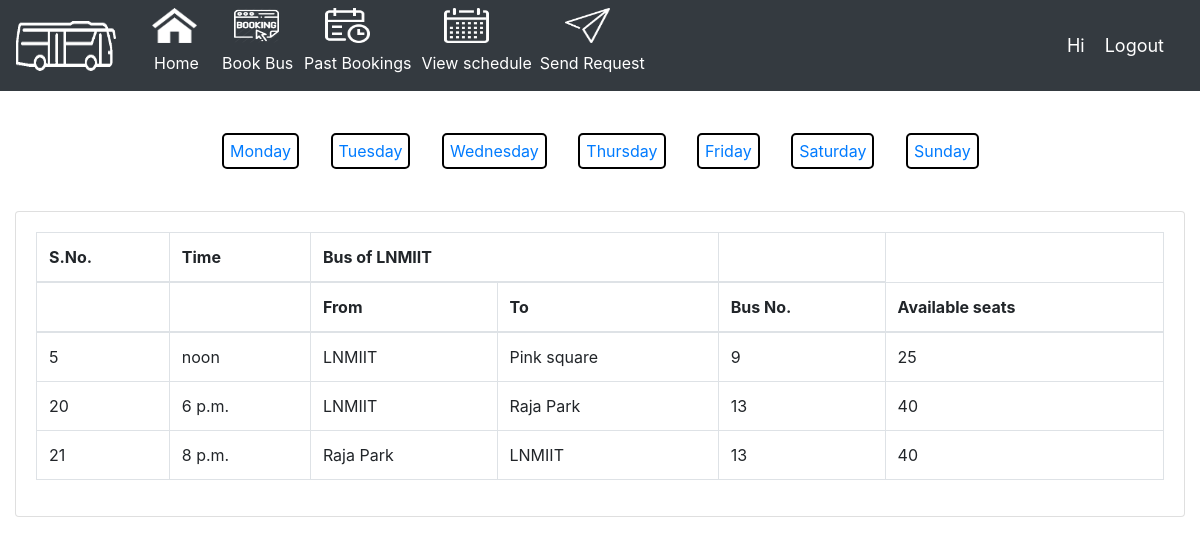
/schedule/Wednesday, run on an earlier commit of the app's database.
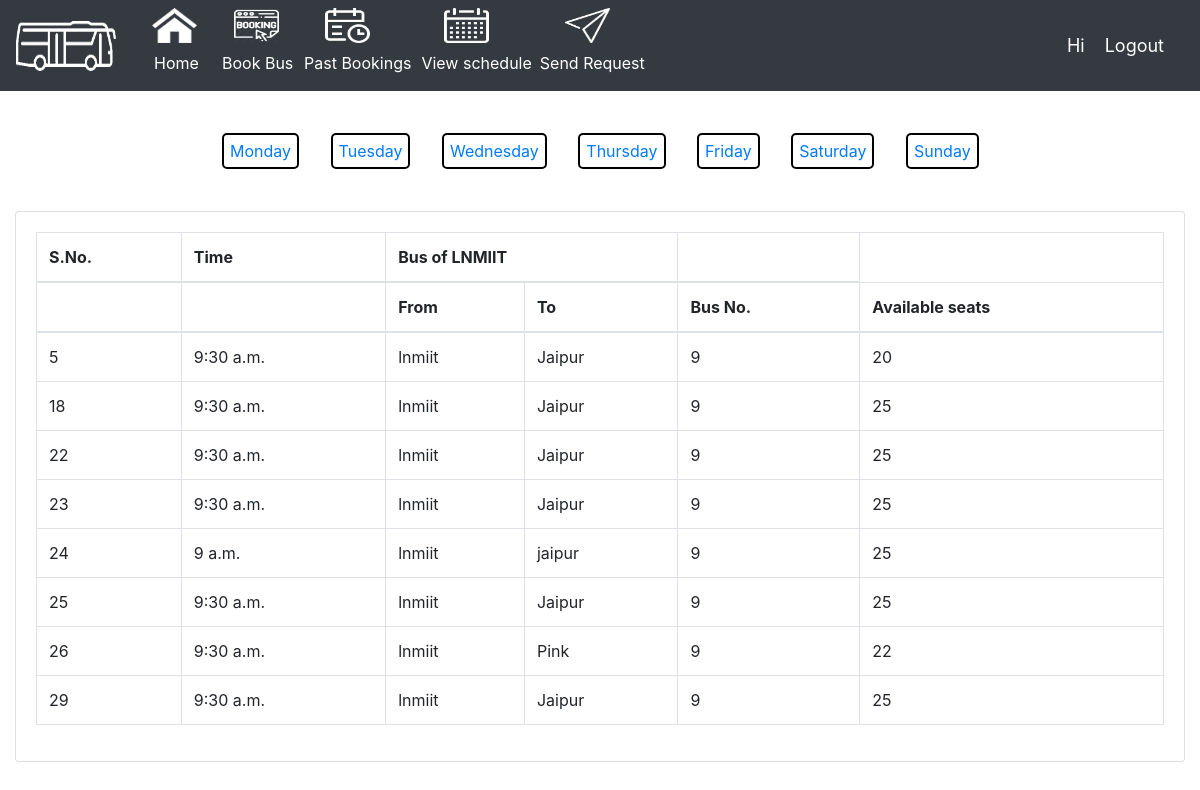
And on a later commit of the database.
### bus_M_/models.py (models this page shows, shortened)
class Schedule(models.Model):
    CATEGORY = (
			('Sunday', 'Sunday'),
			('Monday', 'Monday'),
            ('Tuesday', 'Tuesday'),
            ('Wednesday', 'Wednesday'),
            ('Thrusday', 'Thrusday'),
            ('Friday', 'Friday'),
            ('Saturday', 'Saturday'),
			)
    schedule_id = models.AutoField(primary_key=True)
    bus_id = models.ForeignKey(Bus, null=True, on_delete= models.CASCADE)
    time = models.TimeField(null=False)
    start = models.CharField(max_length=300,null=False)
    destination=models.CharField(max_length=300,null=False)
    available_seats = models.IntegerField(null=False)
    day= models.CharField(max_length=200,null=False,choices=CATEGORY)
    running_status = models.BooleanField(default=True)

class Bus(models.Model):
    bus_id = models.AutoField(primary_key=True)
    driver_id = models.ForeignKey(Driver, null=True, on_delete= models.CASCADE)
    availability = models.BooleanField(default=True)
    capacity = models.IntegerField(null=False)
    def __str__(self):
        return str(self.bus_id)

### bus_M_/views.py (the view)
# urls.py: path('schedule/', views.schedule, name='schedule'),
def schedule(request,data=None):
    if data==None:
        sch=Schedule.objects.filter(day='Monday')
        context={'sch': sch}
    elif data=='Monday':
        sch=Schedule.objects.filter(day='Monday')
        context={'sch': sch}
    elif data=='Tuesday':
        sch=Schedule.objects.filter(day='Tuesday')
        context={'sch': sch}
    elif data=='Wednesday':
        sch=Schedule.objects.filter(day='Wednesday')
        context={'sch': sch}
    elif data=='Thursday':
        sch=Schedule.objects.filter(day='Thursday')
        context={'sch': sch}
    elif data=='Friday':
        sch=Schedule.objects.filter(day='Friday')
        context={'sch': sch}
    elif data=='Saturday':
        sch=Schedule.objects.filter(day='Saturday')
        context={'sch': sch}
    elif data=='Sunday':
        sch=Schedule.objects.filter(day='Sunday')
        context={'sch': sch}
    return render(request, 'accounts/schedule.html',context)

### bus_M_/templates/accounts/schedule.html (shortened to what this page needs)
{%  extends 'accounts/main.html' %}
{% block content %}
<br><br>
                 <a href="{%url 'scheduledata' 'Monday' %}" style="border: 2px solid black; padding: 6px 6px 6px; border-radius: 5px;">Monday</a>&nbsp; &nbsp;&nbsp; &nbsp;
                  <a href="{%url 'scheduledata' 'Tuesday' %}" style="border: 2px solid black; padding: 6px 6px 6px; border-radius: 5px;">Tuesday</a>&nbsp; &nbsp;&nbsp; &nbsp;
                  <a href="{%url 'scheduledata' 'Wednesday' %}" style="border: 2px solid black; padding: 6px 6px 6px; border-radius: 5px;">Wednesday</a>&nbsp; &nbsp;&nbsp; &nbsp;
                 <a href="{%url 'scheduledata' 'Thursday' %}" style="border: 2px solid black; padding: 6px 6px 6px; border-radius: 5px;">Thursday</a>&nbsp; &nbsp;&nbsp; &nbsp;
                    <a href="{%url 'scheduledata' 'Friday' %}" style="border: 2px solid black; padding: 6px 6px 6px; border-radius: 5px;">Friday</a>&nbsp; &nbsp;&nbsp; &nbsp;
                     <a href="{%url 'scheduledata' 'Saturday' %}" style="border: 2px solid black; padding: 6px 6px 6px; border-radius: 5px;">Saturday</a>&nbsp; &nbsp;&nbsp; &nbsp;
                        <a href="{%url 'scheduledata' 'Sunday' %}" style="border: 2px solid black; padding: 6px 6px 6px; border-radius: 5px;">Sunday</a>&nbsp; &nbsp;&nbsp; &nbsp;
               <br>
                <br><br>
		<div class="row">
			<div class="col-md">
				<div class="card card-body">
					<table class="table table-bordered">
                                    <thead>
                                        <tr>
                                            <th>S.No.</th>
                                            <th>Time</th>
                                            <th colspan="2">Bus of LNMIIT</th>
                                            <th></th>
                                        </tr>
                                        <tr>
                                            <th></th>
                                            <th></th>
                                            <th>From</th>
                                            <th>To</th>
                                            <th>Bus No.</th>
                                            <th>Available seats</th>
                                        </tr>
                                        </thead>
                                    <tbody>
                                        {% for p in sch %}
                                        {%if p.running_status%}
                                        <tr>
                                            <td>{{p.schedule_id}}</td>
                                            <td>{{p.time}}</td>
                                            <td>{{p.start}}</td>
                                            <td>{{p.destination}}</td>
                                            <td>{{p.bus_id}}</td>
                                            <td>{{p.available_seats}}</td>
                                        </tr>
                                        {%endif%}
                                        {%endfor%}
                                    </tbody>
                                        </table>
				</div>
			</div>
		</div>
{% endblock content %}

What changed in the data, as far as the page shows it:
no longer on this page (row edited): Schedule: schedule_id "20", time "6 p.m.", start "LNMIIT", destination "Raja Park", bus_id "13", available_seats "40"
no longer on this page (row edited): Schedule: schedule_id "21", time "8 p.m.", start "Raja Park", destination "LNMIIT", bus_id "13", available_seats "40"
changed Schedule id 5: time "noon" → "9:30 a.m."; start "LNMIIT" → "lnmiit"; destination "Pink square" → "Jaipur"; available_seats "25" → "20"
now on this page (row edited): Schedule: schedule_id "18", time "9:30 a.m.", start "lnmiit", destination "Jaipur", bus_id "9", available_seats "25"
added Schedule: schedule_id "22", time "9:30 a.m.", start "lnmiit", destination "Jaipur", bus_id "9", available_seats "25"
added Schedule: schedule_id "23", time "9:30 a.m.", start "lnmiit", destination "Jaipur", bus_id "9", available_seats "25"
added Schedule: schedule_id "24", time "9 a.m.", start "lnmiit", destination "jaipur", bus_id "9", available_seats "25"
added Schedule: schedule_id "25", time "9:30 a.m.", start "lnmiit", destination "Jaipur", bus_id "9", available_seats "25"
added Schedule: schedule_id "26", time "9:30 a.m.", start "lnmiit", destination "Pink", bus_id "9", available_seats "22"
added Schedule: schedule_id "29", time "9:30 a.m.", start "lnmiit", destination "Jaipur", bus_id "9", available_seats "25"
